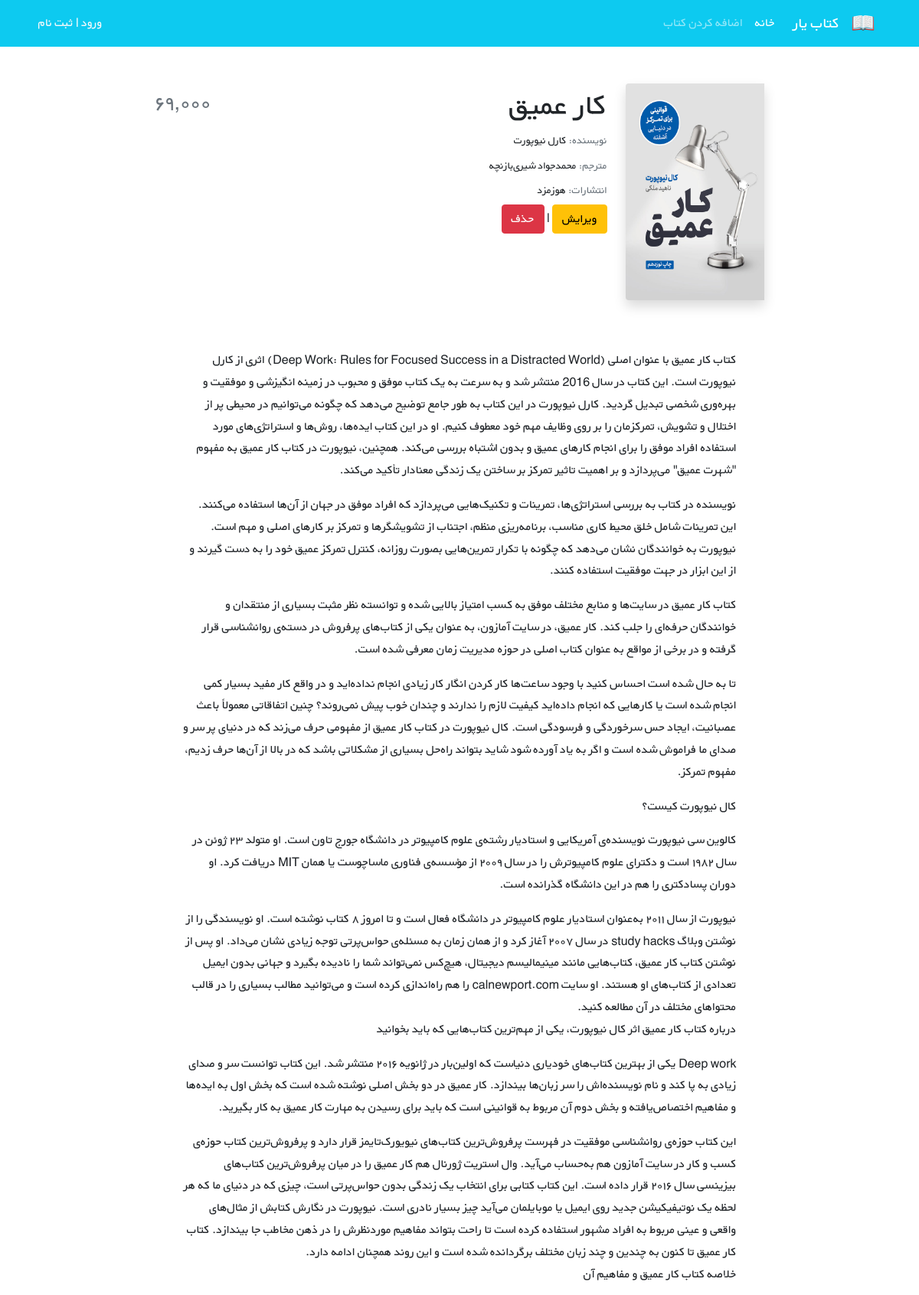
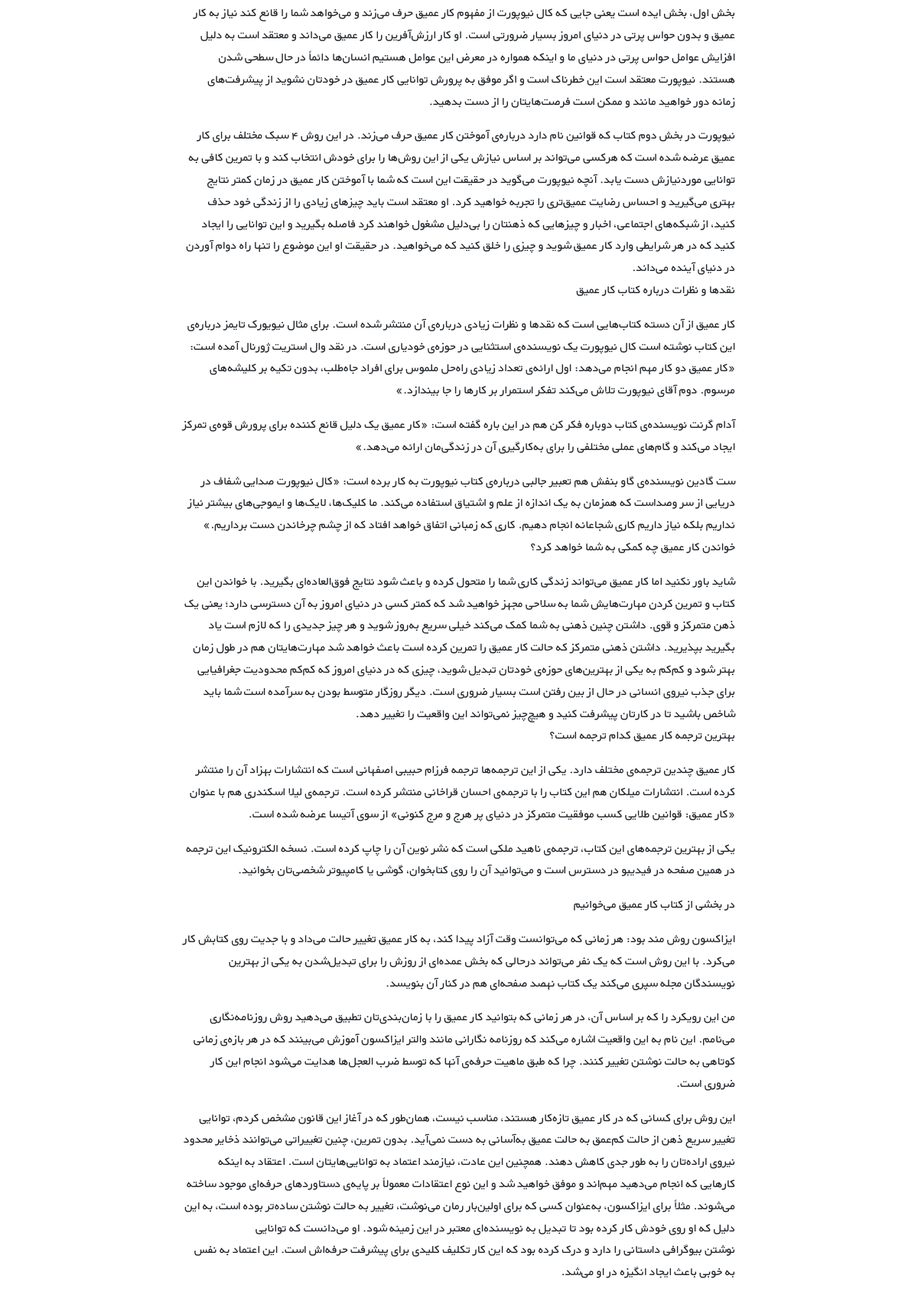
Page /books/14/ (upper part) on the committed database (2 pictures, top to bottom).
### books/models.py (models this page shows, shortened)
class Book(models.Model):
    title = models.CharField(max_length=200)
    author = models.CharField(max_length=200)
    translator = models.CharField(max_length=200, blank=True)
    content = models.TextField()
    price = models.PositiveBigIntegerField()
    cover = models.ImageField(upload_to='covers/', blank=True)
    datetime_created = models.DateTimeField(default=timezone.now)
    datetime_modified = models.DateTimeField(auto_now=True)
    class Meta:
        verbose_name = 'book'
        verbose_name_plural = 'books'
        ordering = ['-datetime_created']

### books/views.py (the view)
# urls.py: path('<int:pk>/', book_details_view, name='details_view'),
def book_details_view(request, pk):
    book = get_object_or_404(Book, pk=pk)
    book_comments = book.comments.all()
    if request.method == 'POST':
        comment_form = CommentForm(request.POST)
        if comment_form.is_valid():
            new_comment = comment_form.save(commit=False)
            new_comment.book = book
            new_comment.user = request.user
            new_comment.save()
    else:
        comment_form = CommentForm()
    context = {'book': book, 'comments': book_comments, 'comment_form': comment_form}
    return render(request, 'books/details_view.html', context)

### books/templatetags/persian_translate_numbers.py (called while the page is built)
@register.filter
def translate_numbers(value):
    value = str(value)
    english_to_persian_table = value.maketrans('0123456789', '۰۱۲۳۴۵۶۷۸۹')
    return value.translate(english_to_persian_table)

### books/templates/books/details_view.html (shortened to what this page needs)
{% extends '_base.html' %}
{% load crispy_forms_filters %}
{% load crispy_forms_tags %}
{% load persian_translate_numbers %}
{% load humanize %}
{% block content %}
    <div class="container mt-5" dir="rtl">
        <div class="">
            <div class="">
                <div class="d-flex justify-content-center">
                    <div class="row w-sm-75 w-100">
                        <div class="col-xs-12 col-md-3 d-flex justify-content-center">
                            <div>
                                {% if book.cover %}
                                    <img src="{{ book.cover.url }}"
                                         class=" shadow img-fluid rounded-start" alt="...">
                                {% endif %}
                            </div>
                        </div>
                        <div class="col-xs-12 col-md-6 text-center text-md-end mt-md-1 mt-4">
                            <h1>{{ book.title }}</h1>
                            <h5 class="small my-1"><span class="text-muted">نویسنده: </span>{{ book.author }}</h5>
                            <h5 class="small my-1"><span class="text-muted">مترجم: </span>{{ book.translator }}</h5>
                            <h5 class="small my-1"><span class="text-muted">انتشارات: </span>هوزمزد</h5>
                            <a class="btn btn-warning" href="{% url 'book:update_view' book.id %}"> ویرایش</a>
                            <span> | </span>
                            <a class="btn btn-danger" href="{% url 'book:delete_view' book.id %}"> حذف</a>
                        </div>
                        <div class="col-xs-12 col-md-3 d-flex flex-column">
                            <h3 class="align-self-center pt-2 text-muted align-self-md-end">
                                {{ book.price|translate_numbers|intcomma:False }}
                            </h3>
                        </div>
                    </div>
                </div>
                <div class="d-flex justify-content-center">
                    <div class="my-3 p-5 w-sm-75 w-100">
                        {{ book.content|linebreaks }}
                    </div>
                </div>
            </div>
        </div>
    </div>
{% endblock %}

### static/css/style.css (style rules this page uses)
* { font-family: 'BYekan', sans-serif; line-height: 1.8rem; }
@media (min-width: 576px) { .w-sm-75 { width: 75%!important; } }

### rows in the picture
Book: cover (picture), title "کار عمیق", author "کارل نیوپورت", translator "محمدجواد شیری‌بازنچه", price|translate_numbers "۶۹,۰۰۰", content "کتاب کار عمیق با عنوان اصلی (Deep Work: Rules for Focused Success in a Distracted World) اثری از کارل نیوپورت است. این کتاب در سال 2016 منتشر شد و به سرعت به یک کتاب موفق و محبوب در زمینه انگیزشی و موفقیت و بهره‌وری شخصی تبدیل گردید. کارل نیوپورت در این کتاب به طور جامع توضیح می‌دهد که چگونه می‌توانیم در محیطی پر از اختلال و تشویش، تمرکزمان را بر روی وظایف مهم خود معطوف کنیم. او در این کتاب ایده‌ها، روش‌ها و استراتژی‌های مورد استفاده‌ افراد موفق را برای انجام کارهای عمیق و بدون اشتباه بررسی می‌کند. همچنین، نیوپورت در کتاب کار عمیق به مفهوم \"شهرت عمیق\" می‌پردازد و بر اهمیت تاثیر تمرکز بر ساختن یک زندگی معنادار تأکید می‌کند. نویسنده در کتاب به بررسی استراتژی‌ها، تمرینات و تکنیک‌هایی می‌پردازد…"
